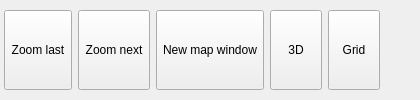
          <widget class="QWidget" name="mViewTab">
           <attribute name="title">
            <string>View</string>
           </attribute>
           <layout class="QGridLayout" name="gridLayout_6">
            <property name="leftMargin">
             <number>4</number>
            </property>
            <property name="topMargin">
             <number>0</number>
            </property>
            <property name="rightMargin">
             <number>0</number>
            </property>
            <property name="bottomMargin">
             <number>0</number>
            </property>
            <item row="0" column="3">
             <widget class="QgsKadasRibbonButton" name="m3DButton">
              <property name="sizePolicy">
               <sizepolicy hsizetype="Expanding" vsizetype="Fixed">
                <horstretch>0</horstretch>
                <verstretch>0</verstretch>
               </sizepolicy>
              </property>
              <property name="minimumSize">
               <size>
                <width>52</width>
                <height>80</height>
               </size>
              </property>
              <property name="maximumSize">
               <size>
                <width>114</width>
                <height>80</height>
               </size>
              </property>
              <property name="text">
               <string>3D</string>
              </property>
              <property name="iconSize">
               <size>
                <width>32</width>
                <height>32</height>
               </size>
              </property>
             </widget>
            </item>
            <item row="0" column="0">
             <widget class="QgsKadasRibbonButton" name="mZoomLastButton">
              <property name="sizePolicy">
               <sizepolicy hsizetype="Expanding" vsizetype="Fixed">
                <horstretch>0</horstretch>
                <verstretch>0</verstretch>
               </sizepolicy>
              </property>
              <property name="minimumSize">
               <size>
                <width>52</width>
                <height>80</height>
               </size>
              </property>
              <property name="maximumSize">
               <size>
                <width>114</width>
                <height>80</height>
               </size>
              </property>
              <property name="text">
               <string>Zoom last</string>
              </property>
              <property name="iconSize">
               <size>
                <width>32</width>
                <height>32</height>
               </size>
              </property>
             </widget>
            </item>
            <item row="0" column="2">
             <widget class="QgsKadasRibbonButton" name="mNewMapWindowButton">
              <property name="sizePolicy">
               <sizepolicy hsizetype="Expanding" vsizetype="Fixed">
                <horstretch>0</horstretch>
                <verstretch>0</verstretch>
               </sizepolicy>
              </property>
              <property name="minimumSize">
               <size>
                <width>52</width>
                <height>80</height>
               </size>
              </property>
              <property name="maximumSize">
               <size>
                <width>114</width>
                <height>80</height>
               </size>
              </property>
              <property name="text">
               <string>New map window</string>
              </property>
              <property name="iconSize">
               <size>
                <width>32</width>
                <height>32</height>
               </size>
              </property>
             </widget>
            </item>
            <item row="0" column="4">
             <widget class="QgsKadasRibbonButton" name="mGridButton">
              <property name="sizePolicy">
               <sizepolicy hsizetype="Expanding" vsizetype="Fixed">
                <horstretch>0</horstretch>
                <verstretch>0</verstretch>
               </sizepolicy>
              </property>
              <property name="minimumSize">
               <size>
                <width>52</width>
                <height>80</height>
               </size>
              </property>
              <property name="maximumSize">
               <size>
                <width>114</width>
                <height>80</height>
               </size>
              </property>
              <property name="text">
               <string>Grid</string>
              </property>
              <property name="iconSize">
               <size>
                <width>32</width>
                <height>32</height>
               </size>
              </property>
             </widget>
            </item>
            <item row="0" column="1">
             <widget class="QgsKadasRibbonButton" name="mZoomNextButton">
              <property name="sizePolicy">
               <sizepolicy hsizetype="Expanding" vsizetype="Fixed">
                <horstretch>0</horstretch>
                <verstretch>0</verstretch>
               </sizepolicy>
              </property>
              <property name="minimumSize">
               <size>
                <width>52</width>
                <height>80</height>
               </size>
              </property>
              <property name="maximumSize">
               <size>
                <width>114</width>
                <height>80</height>
               </size>
              </property>
              <property name="text">
               <string>Zoom next</string>
              </property>
              <property name="iconSize">
               <size>
                <width>32</width>
                <height>32</height>
               </size>
              </property>
             </widget>
            </item>
            <item row="0" column="5">
             <spacer name="horizontalSpacer_6">
              <property name="orientation">
               <enum>Qt::Horizontal</enum>
              </property>
              <property name="sizeHint" stdset="0">
               <size>
                <width>40</width>
                <height>20</height>
               </size>
              </property>
             </spacer>
            </item>
           </layout>
          </widget>
